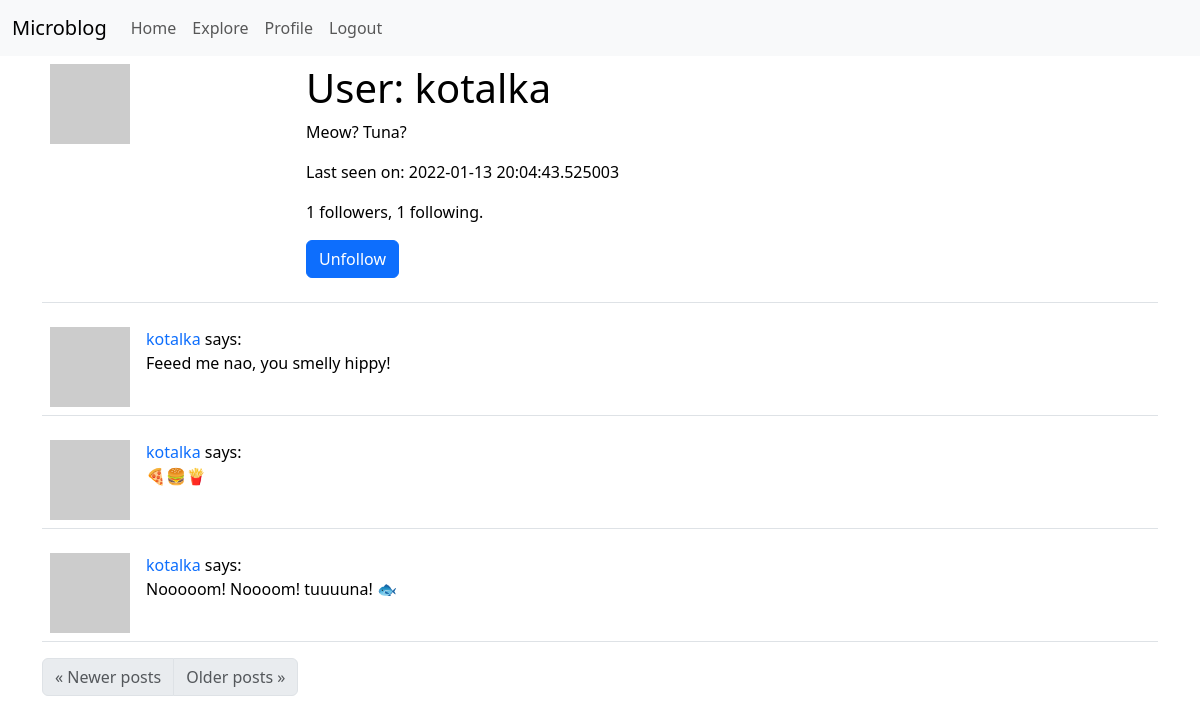
/user/kotalka (signed in), run on the app's committed database.
### app/models.py (models this page shows, shortened)
class User(UserMixin, db.Model):
    id = db.Column(db.Integer, primary_key=True)
    username = db.Column(db.String(64), index=True, unique=True)
    email = db.Column(db.String(120), index=True, unique=True)
    password_hash = db.Column(db.String(128))
    posts = db.relationship('Post', backref='author', lazy='dynamic')
    about_me = db.Column(db.String(140))
    last_seen = db.Column(db.DateTime, default=datetime.utcnow)
    followed = db.relationship(
        'User',
        secondary=followers,
        primaryjoin=(followers.c.follower_id == id),
        secondaryjoin=(followers.c.followed_id == id),
        backref=db.backref('followers', lazy='dynamic'),
        lazy='dynamic'
    )
    def avatar(self, size):
        digest = md5(self.email.lower().encode('utf-8')).hexdigest()
        return f'https://www.gravatar.com/avatar/{digest}?d=identicon&s={size}'
    def is_following(self, user):
        return self.followed.filter(
            followers.c.followed_id == user.id).count() > 0

class Post(db.Model):
    id = db.Column(db.Integer, primary_key=True)
    body = db.Column(db.String(140))
    timestamp = db.Column(db.DateTime, index=True, default=datetime.utcnow)
    user_id = db.Column(db.Integer, db.ForeignKey('user.id'))

### app/routes.py (the view)
@app.route('/user/<username>')
@login_required
def user(username):
    user = User.query.filter_by(username=username).first_or_404()
    page = request.args.get('page', 1, type=int)
    posts = user.posts.order_by(Post.timestamp.desc()).paginate(
        page, app.config['POSTS_PER_PAGE'], False)
    next_url = url_for('user', username=user.username,
                       page=posts.next_num) if posts.has_next else None
    prev_url = url_for('user', username=user.username,
                       page=posts.prev_num) if posts.has_prev else None
    form = EmptyForm()
    return render_template('user.html', user=user, posts=posts.items,
                           next_url=next_url, prev_url=prev_url, form=form)

### app/forms.py
class EmptyForm(FlaskForm):
    submit = SubmitField('Submit')

### app/models.py (called while the page is built)
@login.user_loader
def load_user(id):
    return User.query.get(int(id))

### app/routes.py (called while the page is built)
@app.before_request
def before_request():
    if current_user.is_authenticated:
        current_user.last_seen = datetime.utcnow()
        db.session.commit()

### app/templates/user.html (shortened to what this page needs)
{% extends "base.html" %}
{% block app_content %}
    <table class="table table-hover">
        <tr>
            <td style="width: 256px"><img src="{{ user.avatar(256) }}" alt="User avatar"></td>
            <td>
                <h1>User: {{ user.username }}</h1>
                {% if user.about_me %}<p>{{ user.about_me }}</p>{% endif %}
                {% if user.last_seen %}
                    <p>Last seen on: {{ user.last_seen }}</p>
                {% endif %}
                <p>
                    {{ user.followers.count() }} followers, {{ user.followed.count() }} following.
                </p>
                {% if user == current_user %}
                    <p>
                        <a href="{{ url_for('edit_profile') }}">Edit your
                        profile</a>
                    </p>
                {% else %}
                    <p>
                    <form action="{{ url_for('unfollow', username=user.username) }}"
                          method="post">
                        {{ form.submit(value='Unfollow', class_='btn btn-primary') }}
                    </form>
                    </p>
                {% endif %}
            </td>
        </tr>
    </table>
    {% for post in posts %}
        {% include "_post.html" %}
    {% endfor %}
    <nav aria-label="...">
        <ul class="pagination">
            <li class="page-item{% if not prev_url %} disabled{% endif %}">
                <a class="page-link" href="{{ prev_url or '#' }}"
                   aria-label="Previous">
                    <span aria-hidden="true">&laquo;</span> Newer posts
                </a>
            </li>
            <li class="page-item{% if not next_url %} disabled{% endif %}">
                <a class="page-link" href="{{ next_url or '#' }}"
                   aria-label="Next">
                    <span aria-hidden="true">Older posts </span>&raquo;
                </a>
            </li>
        </ul>
    </nav>
{% endblock %}

### app/templates/_post.html
<table class="table table-hover">
    <tr>
        <td style="width: 70px">
            <a href="{{ url_for('user', username=post.author.username) }}">
                <img src="{{ post.author.avatar(70) }}" alt="User avatar">
            </a>
        </td>
        <td>
            <a href="{{ url_for('user', username=post.author.username) }}">
                {{ post.author.username }}
            </a>
            says:
            <br>
            {{ post.body }}
        </td>
    </tr>
</table>

### app/templates/base.html (style rules this page uses)
a { text-decoration: none; }

### data on the page
User: username "kotalka", about_me "Meow? Tuna?", last_seen "2022-01-13 20:04:43.525003"
Post: author.username "kotalka", body "Feeed me nao, you smelly hippy!"
Post: author.username "kotalka", body "🍕🍔🍟"
Post: author.username "kotalka", body "Nooooom! Noooom! tuuuuna! 🐟"

### other printed values
{{ user.followers.count() }} "1"
{{ user.followed.count() }} "1"
